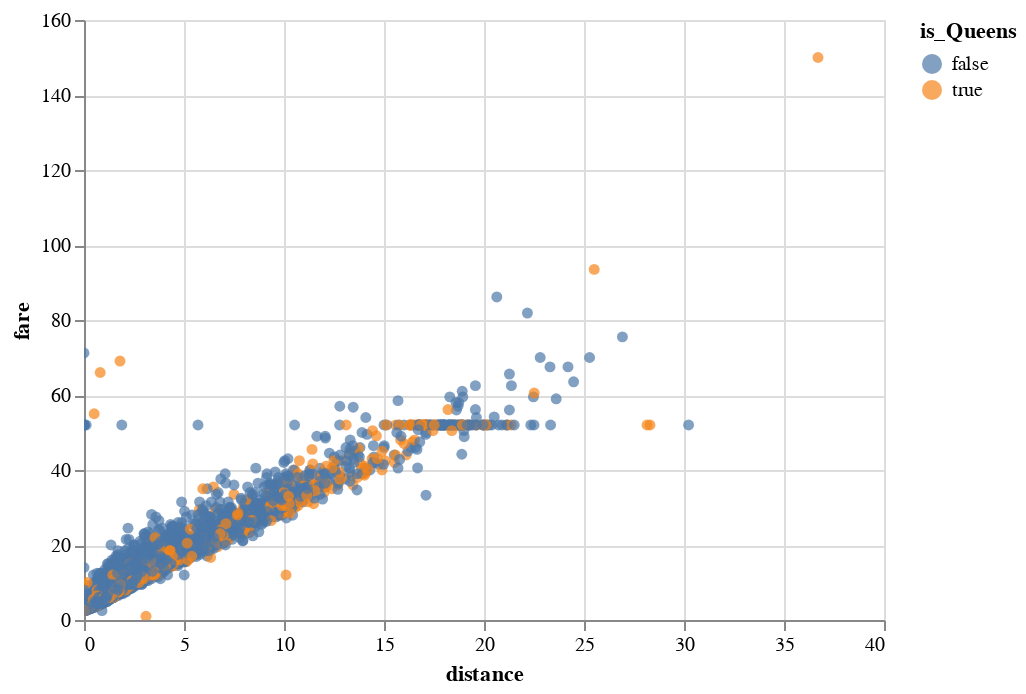

Notebook code for this chart:
### Markdown cell above
The goal is that the logistic regression model will predict a true value for all the data points corresponding Queens and a false value for all other boroughs. If our logistic regression model is accurate, then inputting values from the dataset should correspond to the true and false portrayal in the graph below.

### Code cell
alt.Chart(df_lg).mark_circle().encode(
    x=alt.X("distance", scale=alt.Scale(zero=False)),
    y=alt.Y("fare", scale=alt.Scale(zero=False)),
    color="is_Queens"
).interactive()

### Figure 1 — Vega-Lite specification as saved in the notebook (floating-point values rounded to 4 significant figures; data arrays with more than 128 entries replaced by an {"elided": "..."} marker saying what was removed)
{"config": {"view": {"continuousWidth": 400, "continuousHeight": 300}}, "data": {"name": "data-bd4f6f74c5451a104f7e864844c0cdee"}, "mark": "circle", "encoding": {"color": {"field": "is_Queens", "type": "nominal"}, "x": {"field": "distance", "scale": {"zero": false}, "type": "quantitative"}, "y": {"field": "fare", "scale": {"zero": false}, "type": "quantitative"}}, "selection": {"selector004": {"type": "interval", "bind": "scales", "encodings": ["x", "y"]}}, "$schema": "https://vega.github.io/schema/vega-lite/v4.17.0.json", "datasets": {"data-bd4f6f74c5451a104f7e864844c0cdee": {"elided": "6341 records"}}}
